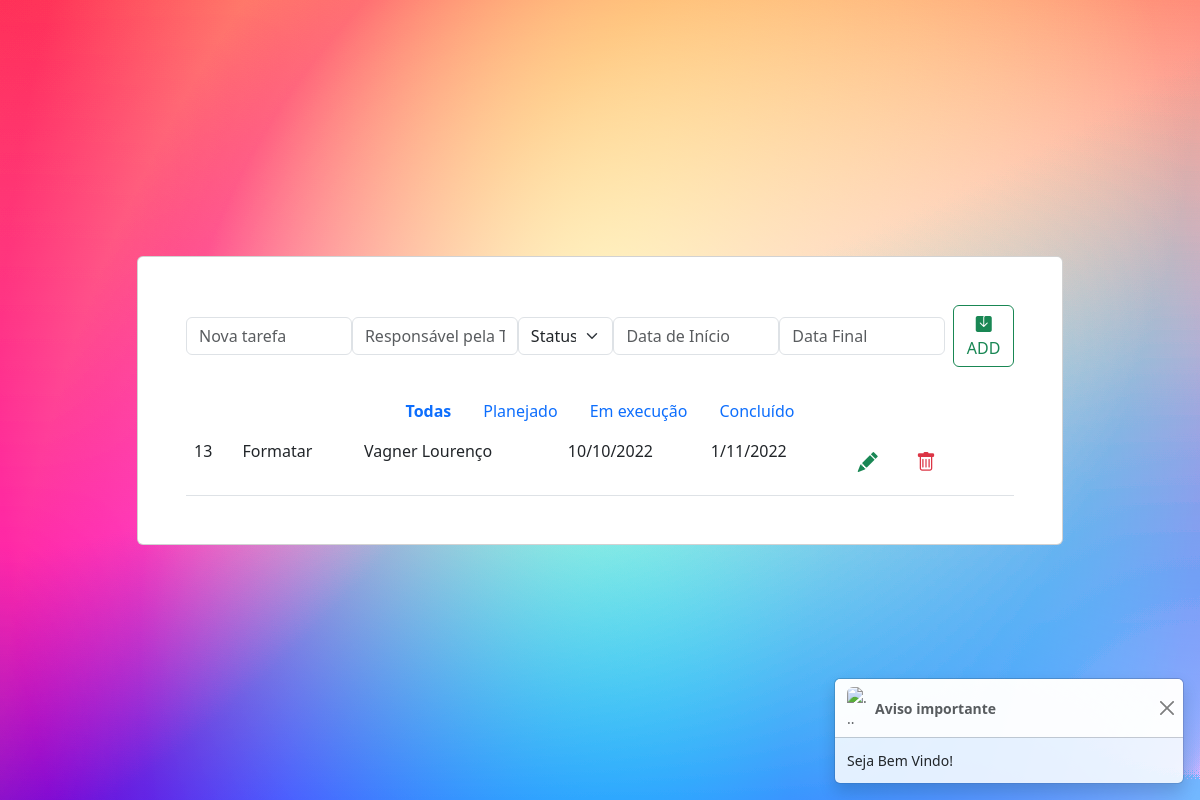
Screenshot of /aula-13/index.php?status=concluido with the database file from the repository.
### tables this page shows
CREATE TABLE `t_tarefas` (
  `id` int(11) NOT NULL,
  `descricao` varchar(1000) NOT NULL,
  `responsavel` varchar(300) NOT NULL,
  `status` varchar(100) NOT NULL,
  `inicio` varchar(15) NOT NULL,
  `fim` varchar(15) NOT NULL
);

### aula-13/index.php (the view, shortened to what this page needs)
<?php include_once "header.php"; ?>
<?php include_once "mensagens.php"; ?>
<form class="d-flex justify-content-center align-items-center mb-4" action="inserir-tarefa.php" method="post">
    <div class="form-outline flex-fill">
        <input type="text" id="form2" class="form-control" placeholder="Nova tarefa" name="tarefa">
    </div>
    <div class="form-outline flex-fill">
        <input type="text" id="form2" class="form-control" placeholder="Responsável pela Tarefa" name="responsavel">
    </div>
    <div class="form-outline flex-fill">
    <select class="form-select" aria-label="Default select example" name="status">
    <option selected>Status</option>
    </select>
    </div>
    <div class="form-outline flex-fill">
    <input type="text" class="form-control" name="inicio" placeholder="Data de Início" data-mask="00/00/0000" maxlength="10" autocomplete="off">
    </div>
    <div class="form-outline flex-fill">
    <input type="text" class="form-control"  placeholder="Data Final" name="fim" data-mask="00/00/0000" maxlength="10" autocomplete="off">
    </div>
    <button type="submit" class="btn btn-outline-success ms-2 ">
        <i class="bi bi-save-fill"></i> ADD</button>
</form>
<ul class="nav justify-content-center">
    <li class="nav-item">
        <a class="nav-link active" aria-current="page" href="index.php">Todas</a>
    </li>
    <li class="nav-item">
        <a class="nav-link" href="index.php?status=planejado">Planejado
        </a>
    </li>
    <li class="nav-item">
        <a class="nav-link" href="index.php?status=execucao">Em execução</a>
    </li>
    <li class="nav-item">
        <a class="nav-link" href="index.php?status=concluido">Concluído
        </a>
    </li>
</ul>
<table class="table mb-0 table-hover">
    <?php
    include "conexao.php";
    $condicao = "";
    $status = $_GET["status"] ?? "";
    if ($status != ""){
        $condicao = "where status = '$status'";
    }
    $sqlBusca = "select * from t_tarefas $condicao";
    $todasAsTarefas = mysqli_query($conexao, $sqlBusca);
    while ($umaTarefa = mysqli_fetch_assoc($todasAsTarefas)) {
    ?>
        <tr class="fw-lighter">
            <td><?php echo $umaTarefa['id']; ?> </td>
            <td><?php echo $umaTarefa['descricao']; ?></td>
            <td><?php echo $umaTarefa['responsavel']; ?></td>
            <td><?php echo $umaTarefa['inicio']; ?></td>
            <td><?php echo $umaTarefa['fim']; ?></td>
            <td>
            <span>
                <a class='btn btn-lg text-success' href="alterar-tarefa.php?id=<?php echo $umaTarefa['id']?>"><i class="bi bi-pencil-fill"></i></a>
                <a class='btn btn-lg text-danger' href="excluir-tarefa.php?id=<?php echo $umaTarefa['id']; ?>"><i class="bi bi-trash"></i></a>
            </span>
            </td>
    <?php
    }
    ?>
</table>
<?php include_once "footer.php"; ?>

### aula-13/header.php (style rules this page uses)
.active { font-weight: bold; }

### rows the page displays
t_tarefas: id "13", descricao "Formatar", responsavel "Vagner Lourenço", inicio "10/10/2022", fim "1/11/2022"

### other values shown
$msg "Seja Bem Vindo!"
